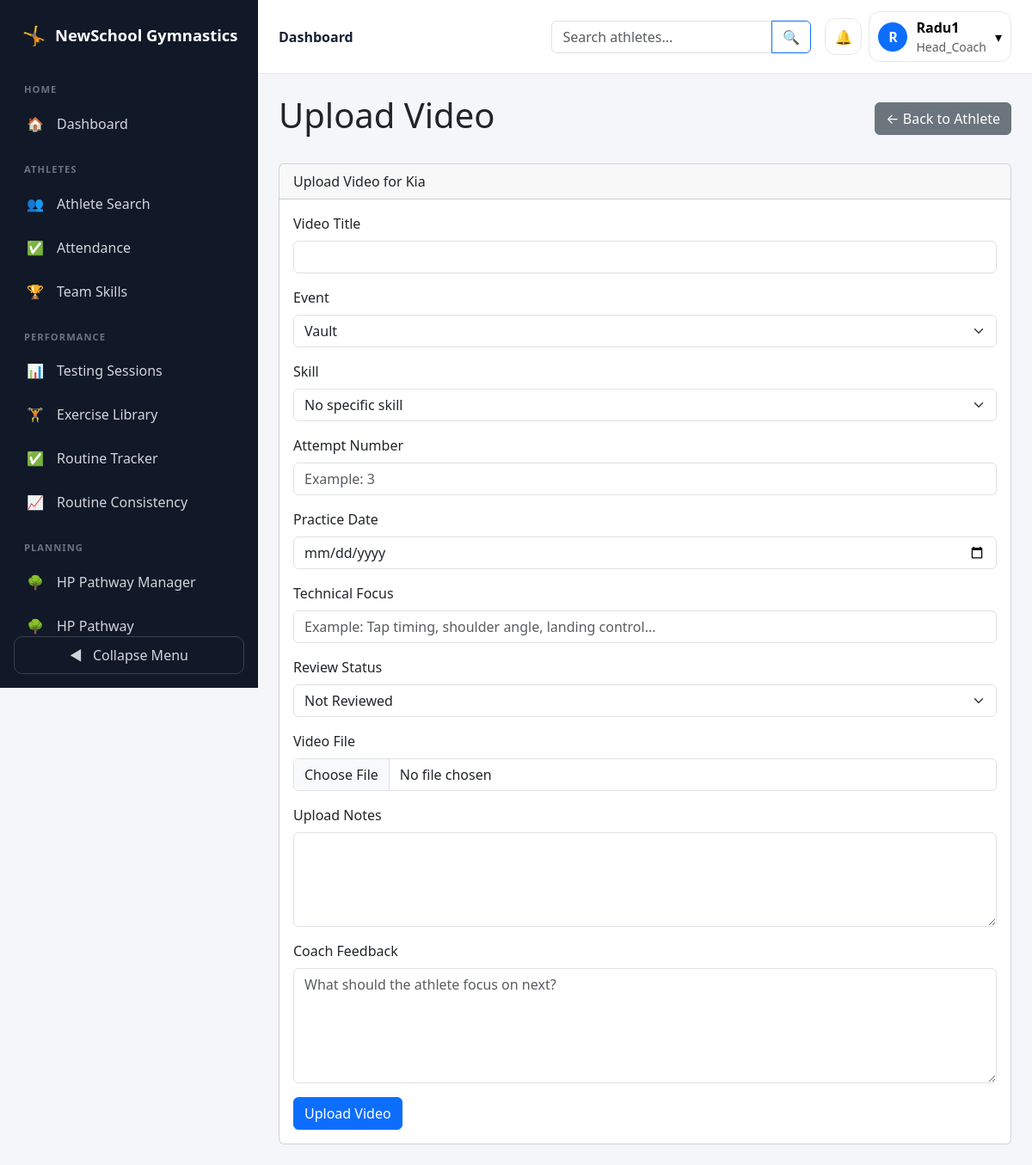
/coaches/athlete/7/videos/upload/ (signed in), run on the app's committed database.
### accounts/models.py (models this page shows, shortened)
class User(AbstractUser):
    ROLE_CHOICES = [
        ('admin', 'Platform Admin'),
        ('director', 'Gym Director'),
        ('head_coach', 'Head Coach'),
        ('coach', 'Coach'),
        ('athlete', 'Athlete'),
        ('parent', 'Parent'),
    ]
    role = models.CharField(
        max_length=20,
        choices=ROLE_CHOICES
    )

### coaches/views.py (the view, shortened to what this page needs)
@login_required
def upload_athlete_video(request, athlete_id):
    if request.user.role not in ['coach', 'head_coach']:
        return render(request, 'coaches/not_allowed.html', {
            'role': request.user.role,
            'username': request.user.username,
        })
    if request.user.role == 'head_coach':
        assignment = CoachAthleteAssignment.objects.filter(
            athlete_id=athlete_id
        ).select_related('athlete').first()
    else:
        assignment = CoachAthleteAssignment.objects.filter(
            coach=request.user,
            athlete_id=athlete_id
        ).select_related('athlete').first()
    if not assignment:
        return render(request, 'coaches/not_allowed.html', {
            'role': request.user.role,
            'username': request.user.username,
        })
    athlete = assignment.athlete
    skills = Skill.objects.all().order_by('event', 'name')
    return render(request, 'coaches/upload_athlete_video.html', {
        'athlete': athlete,
        'skills': skills,
        'event_choices': AthleteVideo.EVENT_CHOICES,
    })

### communications/models.py (called while the page is built)
    def unread_count(self):
        messages = self.conversation.messages.exclude(
            sender=self.user
        )
        if self.last_read_at:
            messages = messages.filter(
                created_at__gt=self.last_read_at
            )
        return messages.count()

### coaches/templates/coaches/upload_athlete_video.html (shortened to what this page needs)
{% extends "base.html" %}
{% block content %}
<div class="d-flex justify-content-between align-items-center mb-4">
    <h1>Upload Video</h1>
    <a href="{% url 'athlete_detail' athlete.id %}" class="btn btn-secondary">
        ← Back to Athlete
    </a>
</div>
<div class="card">
    <div class="card-header">
        Upload Video for {{ athlete.username }}
    </div>
    <div class="card-body">
        <form method="POST" enctype="multipart/form-data">
            <div class="mb-3">
                <label class="form-label">Video Title</label>
                <input type="text" name="title" class="form-control" required>
            </div>
            <div class="mb-3">
                <label class="form-label">Event</label>
                <select name="event" class="form-select" required>
                    {% for value, label in event_choices %}
                        <option value="{{ value }}">{{ label }}</option>
                    {% endfor %}
                </select>
            </div>
            <div class="mb-3">
                <label class="form-label">Skill</label>
                <select name="skill" class="form-select">
                    <option value="">No specific skill</option>
                </select>
            </div>
            <div class="mb-3">
                <label class="form-label">Attempt Number</label>
                <input
                    type="number"
                    name="attempt_number"
                    class="form-control"
                    min="1"
                    placeholder="Example: 3"
                >
            </div>
            <div class="mb-3">
                <label class="form-label">Practice Date</label>
                <input type="date" name="practice_date" class="form-control">
            </div>
            <div class="mb-3">
                <label class="form-label">Technical Focus</label>
                <input
                    type="text"
                    name="technical_focus"
                    class="form-control"
                    placeholder="Example: Tap timing, shoulder angle, landing control..."
                >
            </div>
            <div class="mb-3">
                <label class="form-label">Review Status</label>
                <select name="review_status" class="form-select">
                    <option value="not_reviewed">Not Reviewed</option>
                </select>
            </div>
            <div class="mb-3">
                <label class="form-label">Video File</label>
                <input
                    type="file"
                    name="video_file"
                    class="form-control"
                    accept="video/*"
                    required
                >
            </div>
            <div class="mb-3">
                <label class="form-label">Upload Notes</label>
                <textarea name="notes" rows="4" class="form-control"></textarea>
            </div>
            <div class="mb-3">
                <label class="form-label">Coach Feedback</label>
                <textarea
                    name="coach_feedback"
                    rows="5"
                    class="form-control"
                    placeholder="What should the athlete focus on next?"
                ></textarea>
            </div>
            <button type="submit" class="btn btn-primary">
                Upload Video
            </button>
        </form>
    </div>
</div>
{% endblock %}

### templates/base.html (shortened to what this page needs)
<!DOCTYPE html>
<html lang="en">
<head>
    <link
        href="https://cdn.jsdelivr.net/npm/bootstrap@5.3.3/dist/css/bootstrap.min.css"
        rel="stylesheet"
    >
</head>
<body>
<div class="d-flex app-shell">
    {% if user.is_authenticated %}
        <nav class="sidebar" id="sidebar">
            <div class="sidebar-brand">
                <span class="sidebar-brand-icon">🤸</span>
                <span class="brand-text">NewSchool Gymnastics</span>
            </div>
            <div class="sidebar-navigation">
                {% if user.role == 'director' %}
                    <div class="sidebar-section">Gym Management</div>
                    <a href="{% url 'director_dashboard' %}" class="sidebar-link">
                        <span class="sidebar-icon">🏢</span>
                        <span class="sidebar-label">Director Dashboard</span>
                    </a>
                    <a href="{% url 'people_management' %}" class="sidebar-link">
                        <span class="sidebar-icon">👥</span>
                        <span class="sidebar-label">Manage People</span>
                    </a>
                    <a href="{% url 'director_event_list' %}" class="sidebar-link">
                        <span class="sidebar-icon">📅</span>
                        <span class="sidebar-label">Gym Events</span>
                    </a>
                    <a href="{% url 'create_training_group' %}" class="sidebar-link">
                        <span class="sidebar-icon">🤸</span>
                        <span class="sidebar-label">Create Training Group</span>
                    </a>
                {% elif user.role == 'coach' or user.role == 'head_coach' %}
                    <div class="sidebar-section">Home</div>
                    <a href="{% url 'coach_dashboard' %}" class="sidebar-link">
                        <span class="sidebar-icon">🏠</span>
                        <span class="sidebar-label">Dashboard</span>
                    </a>
                    <div class="sidebar-section">Athletes</div>
                    <a href="{% url 'athlete_search' %}" class="sidebar-link">
                        <span class="sidebar-icon">👥</span>
                        <span class="sidebar-label">Athlete Search</span>
                    </a>
                    <a href="{% url 'take_attendance' %}" class="sidebar-link">
                        <span class="sidebar-icon">✅</span>
                        <span class="sidebar-label">Attendance</span>
                    </a>
                    <a href="{% url 'team_skills_dashboard' %}" class="sidebar-link">
                        <span class="sidebar-icon">🏆</span>
                        <span class="sidebar-label">Team Skills</span>
                    </a>
                    <div class="sidebar-section">Performance</div>
                    <a href="{% url 'testing_session_list' %}" class="sidebar-link">
                        <span class="sidebar-icon">📊</span>
                        <span class="sidebar-label">Testing Sessions</span>
                    </a>
                    <a href="{% url 'testing_exercise_list' %}" class="sidebar-link">
                        <span class="sidebar-icon">🏋️</span>
                        <span class="sidebar-label">Exercise Library</span>
                    </a>
                    <a href="{% url 'routine_tracker:daily_routine_tracker' %}" class="sidebar-link">
                        <span class="sidebar-icon">✅</span>
                        <span class="sidebar-label">Routine Tracker</span>
                    </a>
                    <a href="{% url 'routine_tracker:routine_consistency_summary' %}" class="sidebar-link">
                        <span class="sidebar-icon">📈</span>
                        <span class="sidebar-label">Routine Consistency</span>
                    </a>
                    <div class="sidebar-section">Planning</div>
                    {% if user.role == 'head_coach' %}
                        <a href="{% url 'pathway:pathway_manager' %}" class="sidebar-link">
                            <span class="sidebar-icon">🌳</span>
                            <span class="sidebar-label">HP Pathway Manager</span>
                        </a>
                    {% endif %}
                    <a href="{% url 'pathway:pathway_overview' %}" class="sidebar-link">
                        <span class="sidebar-icon">🌳</span>
                        <span class="sidebar-label">HP Pathway</span>
                    </a>
                {% endif %}
            </div>
            <button type="button" class="sidebar-toggle" id="sidebar-toggle">
                <span id="toggle-icon">◀</span>
                <span class="toggle-label ms-2">Collapse Menu</span>
            </button>
        </nav>
    {% endif %}
    <div class="main-area">
        <header class="topbar">
            <div class="d-flex justify-content-between align-items-center gap-3">
                <div class="d-flex align-items-center gap-3">
                    <div class="topbar-title">
                        {% block page_header %}Dashboard{% endblock %}
                    </div>
                </div>
                {% if user.is_authenticated %}
                    <div class="d-flex align-items-center gap-2 ms-auto">
                        {% if user.role == 'coach' or user.role == 'head_coach' %}
                            <form method="get" action="{% url 'athlete_search' %}" class="topbar-search me-2">
                                <div class="input-group">
                                    <input
                                        type="search"
                                        name="q"
                                        class="form-control"
                                        placeholder="Search athletes..."
                                    >
                                    <button class="btn btn-outline-primary" type="submit">🔍</button>
                                </div>
                            </form>
                        {% endif %}
                        <div class="dropdown">
                            <button
                                class="notification-button"
                                type="button"
                                data-bs-toggle="dropdown"
                                data-bs-auto-close="outside"
                            >
                                🔔
                            </button>
                        </div>
                        <div class="dropdown">
                            <button
                                class="user-menu-button"
                                type="button"
                                data-bs-toggle="dropdown"
                            >
                                <span class="user-avatar">
                                    {% if user.first_name %}{{ user.first_name|first }}{% else %}{{ user.username|first }}{% endif %}
                                </span>
                                <span class="user-menu-details text-start">
                                    <span class="d-block fw-semibold">
                                        {{ user.get_full_name|default:user.username }}
                                    </span>
                                    <span class="d-block small text-muted">{{ user.role|title }}</span>
                                </span>
                                <span>▾</span>
                            </button>
                        </div>
                    </div>
                {% endif %}
            </div>
        </header>
        <main class="main-content">
            {% block content %}{% endblock %}
        </main>
    </div>
</div>
</body>
</html>

### templates/base.html (style rules this page uses)
:root { --app-background: #f5f6fa; --sidebar-background: #111827; --sidebar-hover: #1f2937; --sidebar-border: #273244; --sidebar-text: #d1d5db; --sidebar-muted: #6b7280; --topbar-border: #e5e7eb; --primary-soft: #eef4ff; }
body { min-height: 100vh; margin: 0; overflow-x: hidden; background: var(--app-background); }
.app-shell { min-height: 100vh; }
.sidebar { position: sticky; top: 0; width: 300px; height: 100vh; display: flex; flex-direction: column; flex-shrink: 0; overflow: hidden; padding: 16px; background: var(--sidebar-background); transition: width 0.25s ease; z-index: 1040; }
.sidebar-brand { display: flex; align-items: center; gap: 10px; min-height: 58px; padding: 10px 8px 18px; color: white; font-size: 1.15rem; font-weight: 800; white-space: nowrap; }
.sidebar-brand-icon { width: 30px; flex-shrink: 0; text-align: center; font-size: 1.35rem; }
.sidebar-navigation { flex-grow: 1; overflow-x: hidden; overflow-y: auto; padding-bottom: 12px; scrollbar-width: none; -ms-overflow-style: none; }
.sidebar-section { margin: 22px 12px 8px; color: var(--sidebar-muted); font-size: 0.7rem; font-weight: 800; letter-spacing: 0.09em; text-transform: uppercase; white-space: nowrap; }
.sidebar-link { position: relative; display: flex; align-items: center; gap: 12px; width: 100%; margin-bottom: 5px; padding: 11px 12px; border: 0; border-radius: 10px; background: transparent; color: var(--sidebar-text); text-align: left; text-decoration: none; white-space: nowrap; }
.sidebar-icon { position: relative; width: 26px; min-width: 26px; flex-shrink: 0; text-align: center; }
.sidebar-toggle { width: 100%; padding: 9px 12px; border: 1px solid #374151; border-radius: 10px; background: transparent; color: var(--sidebar-text); }
.main-area { min-width: 0; flex-grow: 1; }
.topbar { position: sticky; top: 0; z-index: 1020; min-height: 72px; padding: 13px 24px; border-bottom: 1px solid var(--topbar-border); background: rgba(255, 255, 255, 0.96); backdrop-filter: blur(12px); }
.topbar-title { color: #172033; font-weight: 800; }
.topbar-search { width: min(420px, 100%); }
.main-content { padding: 24px; }
.notification-button { position: relative; width: 43px; height: 43px; display: inline-flex; align-items: center; justify-content: center; padding: 0; border: 1px solid #e5e7eb; border-radius: 13px; background: white; }
.user-menu-button { display: flex; align-items: center; gap: 10px; padding: 6px 10px; border: 1px solid #e5e7eb; border-radius: 13px; background: white; }
.user-avatar { width: 34px; height: 34px; display: inline-flex; align-items: center; justify-content: center; border-radius: 50%; background: #0d6efd; color: white; font-weight: 800; text-transform: uppercase; }

### data on the page
User: username|first "R", get_full_name "Radu1", role "Head_Coach"
User: username "Kia"

### other printed values
form field event "Vault"
